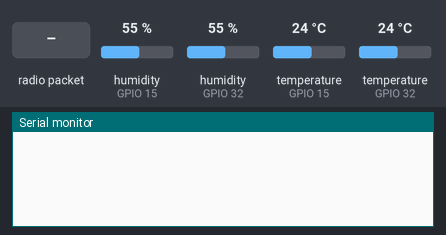
A sketch run on a simulated ESP32. Parts: the last lines printed to the serial monitor. The test bench sets the inputs (shaded band); at power-on: humidity (sensors on GPIO 15, GPIO 32) 55 %, temperature (sensors on GPIO 15, GPIO 32) 24 °C. No radio packets arrive unless stated.

Above: at 1.2 s.
1.3 s: radio packet "senddata00000000" arrives
At 2.5 s:
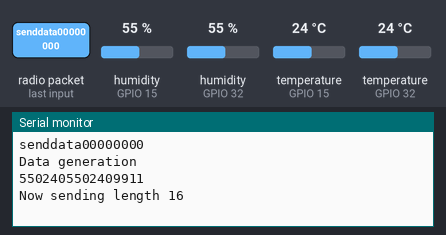
2.8 s: radio packet "1" arrives
At 3.7 s:
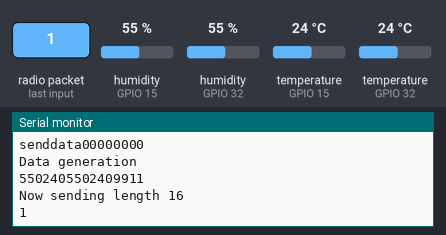

Measured:
- after the input at 1.3 s, the serial monitor: prints a new line at once (image 1)
- after the input at 2.8 s, the serial monitor: prints a new line at once (image 2)

The sketch:

ESP32.ino
```cpp
#include <SPI.h>
#include "nRF24L01.h"
#include "RF24.h"
#include "DHT.h"
//-----------------------------------------------------------------
// Config fyrir NRF24 útvarpsendi
static char send_payload[256];

const int min_payload_size = 16;
const int max_payload_size = 32;
const int payload_size_increments_by = 1;
int next_payload_size = min_payload_size;

// CE = pin 22, CSN = pin 21
RF24 radio(22, 21 );

// Addressur ein til að hlusta á og hin til að skrifa á sem v+ixlast síðan á hinni nóðuni
const uint64_t pipes[2] = { 0xF0F0F0F0E1LL, 0xF0F0F0F0D2LL };
char receive_payload[max_payload_size + 1];
String message = "";
//-----------------------------------------------------------------
// AM2301 config
#define DHTPIN 15    // modify to the pin we connected
#define DHTTYPE DHT21   // AM2301
DHT dht1(DHTPIN, DHTTYPE);
//-----------------------------------------------------------------
// DHT22
#define DHTPIN 32  // modify to the pin we connected
#define DHTTYPE DHT22   // AM2301
DHT dht2(DHTPIN, DHTTYPE);
//-----------------------------------------------------------------
// Neðri vatns hæð
#define POWER_PINned  17 // ESP32 pin GIOP17 connected to sensor's VCC pin
#define SIGNAL_PINned 36 // ESP32 pin GIOP36 (ADC0) connected to sensor's signal pin
int vatnsnedri = 0; // variable to store the sensor value
//-----------------------------------------------------------------
// Efri vatns hæð
#define POWER_PINefr  5 // ESP32 pin GIOP17 connected to sensor's VCC pin
#define SIGNAL_PINefr 39 // ESP32 pin GIOP36 (ADC0) connected to sensor's signal pin
int vatnsefr = 0; // variable to store the sensor value

void setup()
{
  Serial.begin(115200);

  // ----- Radio Setup ----------
  radio.begin();
  // enable dynamic payloads
  radio.enableDynamicPayloads();
  radio.setRetries(5, 15);

  radio.openWritingPipe(pipes[0]);
  radio.openReadingPipe(1, pipes[1]);
  radio.startListening();
  // ----- DHT Setup ----------
  dht1.begin(); // AM2301
  dht2.begin(); // DHT22
  // vatns ned
  pinMode(POWER_PINned, OUTPUT);   // configure pin as an OUTPUT
  digitalWrite(POWER_PINned, LOW); // turn the sensor OFF
  // vatns efr
  pinMode(POWER_PINefr, OUTPUT);   // configure pin as an OUTPUT
  digitalWrite(POWER_PINefr, LOW); // turn the sensor OFF
}

String lesaAM2301()
{
 float h = dht1.readHumidity();
 float t = dht1.readTemperature();
 // check if returns are valid, if they are NaN (not a number) then something went wrong!
 if (isnan(t) || isnan(h))
 {
   String response = "Failed to read from DHT";
   return response;
 }
 else
 {
   String hu = String(h);
   String te = String(t);
   hu.replace(".","");
   te.replace(".","");
   hu = hu.substring(0,3);
   te = te.substring(0,3);
   String response = hu +  te;
   return response;
 }
}

String lesaDHT22()
{
 float h = dht2.readHumidity();
 float t = dht2.  readTemperature();
 // check if returns are valid, if they are NaN (not a number) then something went wrong!
 if (isnan(t) || isnan(h))
 {
   String response = "Failed to read from DHT";
   return response;
 }
 else
 {
   String hu = String(h);
   String te = String(t);
   hu.replace(".","");
   te.replace(".","");
   hu = hu.substring(0,3);
   te = te.substring(0,3);
   String response = hu +  te;
   return response;
 }
}

int vatnshned()
{
  digitalWrite(POWER_PINned, HIGH);  // turn the sensor ON
  delay(10);                      // wait 10 milliseconds
  vatnsnedri = analogRead(SIGNAL_PINned); // read the analog value from sensor
  digitalWrite(POWER_PINned, LOW);   // turn the sensor OFF

  int val = map(vatnsnedri, 0, 1300, 0, 45);
  return val;

}

int vatnshefr()
{
  digitalWrite(POWER_PINefr, HIGH);  // turn the sensor ON
  delay(10);                      // wait 10 milliseconds
  vatnsefr = analogRead(SIGNAL_PINefr); // read the analog value from sensor
  digitalWrite(POWER_PINefr, LOW);   // turn the sensor OFF

  int val = map(vatnsefr, 0, 1300, 0, 45);
  return val;

}

void sendstreng(String str)
{

  static char send_payload[50];
  str.toCharArray(send_payload, 50);
  Serial.println(send_payload);

  // First, stop listening so we ca n talk.
  radio.stopListening();

  // Take the time, and send it.  This will block until complete
  Serial.print(F("Now sending length "));
  Serial.println(next_payload_size);
  radio.write(send_payload, next_payload_size );
}


void loop()
{
  radio.startListening();

  if (radio.available())
  {
    char text[16] = {0};
    radio.read(&text, sizeof(text));
    //Serial.println(text);
    String mystr = String(text);
    String message = mystr.substring(0,16);
    Serial.println(message);
    if (message == "senddata00000000") {
    int vatn = vatnshned()+vatnshefr();
    if (vatn > 100){
      vatn=99;
    }
    else if (vatn < 10){
      vatn = 10;
    }
    Serial.println("Data generation");
    String lAM23 = lesaAM2301();
    String lDht22 = lesaDHT22();
    sendstreng(lDht22 + lAM23 + vatn + "11");
    }

  }


}
```
